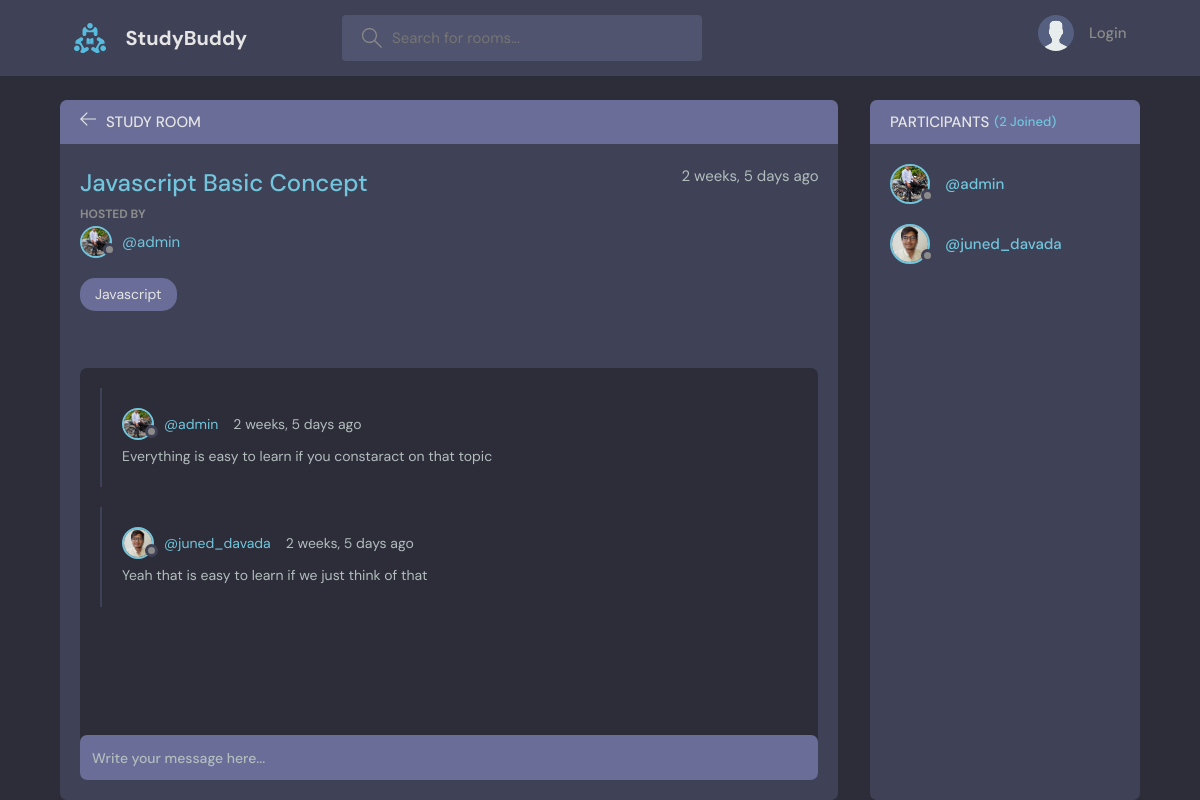
The page /room/room_detail/1 on the database its author committed.
### room/models.py (models this page shows, shortened)
class Room(models.Model):
    host = models.ForeignKey(User, on_delete=models.SET_NULL , null=True)
    topic = models.ForeignKey(Topic, on_delete=models.SET_NULL , null=True)
    name = models.CharField(max_length=200)
    description = models.TextField(max_length=500,null=True, blank=True)
    participants = models.ManyToManyField(User , related_name="participants", blank=True)
    updated = models.DateTimeField(auto_now=True)
    created = models.DateTimeField(auto_now=True)

class Topic(models.Model):
    name = models.CharField(max_length=200)
    def __str__(self):
        return self.name

class Message(models.Model):
    user = models.ForeignKey(User, on_delete=models.CASCADE)
    room = models.ForeignKey(Room , on_delete=models.CASCADE)
    body = models.TextField()
    updated = models.DateTimeField(auto_now=True)
    created = models.DateTimeField(auto_now=True)
    class Meta:
        ordering = ['-updated' , '-created']

### pages/models.py (models this page shows, shortened)
class profile(models.Model):
    user = models.OneToOneField(User , on_delete=models.CASCADE)
    profile_picture = models.ImageField(upload_to="static/profiles")
    bio = models.TextField()

### room/views.py (the view, shortened to what this page needs)
# urls.py: path('room_detail/<str:pk>',views.room_detail,name="room_detail"),
def room_detail(request,pk):
    room_detail = Room.objects.get(pk=pk)
    room_messages = room_detail.message_set.all().order_by('-created')
    room_participant = room_detail.participants.all()
    context = {
        'room_detail' : room_detail,
        'room_messages' : room_messages,
        'room_participant' : room_participant
    }
    return render(request, 'room/room_detail.html',context)

### room/templates/room/room_detail.html (shortened to what this page needs)
{% extends 'pages/base.html' %}
{% block content %}
<main class="profile-page layout layout--2">
  <div class="container">
    <div class="room">
      <div class="room__top">
        <div class="room__topLeft">
          <a href="{% url 'index' %}">
            <svg version="1.1" xmlns="http://www.w3.org/2000/svg" width="32" height="32" viewBox="0 0 32 32">
              <title>arrow-left</title>
              <path
                d="M13.723 2.286l-13.723 13.714 13.719 13.714 1.616-1.611-10.96-10.96h27.625v-2.286h-27.625l10.965-10.965-1.616-1.607z">
              </path>
            </svg>
          </a>
          <h3>Study Room</h3>
        </div>
      </div>
      <div class="room__box scroll">
        <div class="room__header scroll">
          <div class="room__info">
            <h3>{{room_detail.name}}</h3>
            <span>{{room_detail.created|timesince}} ago</span>
          </div>
          <div class="room__hosted">
            <p>Hosted By</p>
            <a href="" class="room__author">
              <div class="avatar avatar--small">
                <img src="{{room_detail.host.profile.profile_picture.url}}" />
              </div>
              <span>@{{room_detail.host.username}}</span>
            </a>
          </div>
          <span class="room__topics">{{room_detail.topic}}</span>
        </div>
        <div class="room__conversation">
          <div class="threads scroll">
            {% for message in room_messages %}
            <div class="thread">
              <div class="thread__top">
                <div class="thread__author">
                  <a href="{% url 'user-profile' message.user.id %}" class="thread__authorInfo">
                    <div class="avatar avatar--small">
                      <img src="{{message.user.profile.profile_picture.url}}" />
                    </div>
                    <span>@{{message.user.username}}</span>
                  </a>
                  <span class="thread__date">{{message.created|timesince}} ago</span>
                </div>
              </div>
              <div class="thread__details">
                {{message.body}}
              </div>
            </div>
            {% endfor %}
          </div>
        </div>
      </div>
      <div class="room__message">
        <form action="" method="POST">
          <input name="body" placeholder="Write your message here..." />
        </form>
      </div>
    </div>
    <div class="participants">
      <h3 class="participants__top">Participants <span>({{room_participant.count}} Joined)</span></h3>
      <div class="participants__list scroll">
        {% for user in room_participant %}
        <a href="{%  url 'user-profile' user.id %}" class="participant">
          <div class="avatar avatar--medium">
            <img src="{{user.profile.profile_picture.url}}" />
          </div>
          <p>
            <span>@{{user.username}}</span>
          </p>
        </a>
        {% endfor %}
      </div>
    </div>
  </div>
</main>
{% endblock content %}

### rows shown on the page
Room: name "Javascript Basic Concept", created "2 weeks, 5 days", host.profile.profile_picture (picture), host.username "admin", topic "Javascript"
Message: user.profile.profile_picture (picture), user.username "admin", created "2 weeks, 5 days", body "Everything is easy to learn if you constaract on that topic"
Message: user.profile.profile_picture (picture), user.username "juned_davada", created "2 weeks, 5 days", body "Yeah that is easy to learn if we just think of that"

### other values the page prints
{{ room_participant.count }} "2"
{{ user.username }} "admin"
{{ user.username }} "juned_davada"
